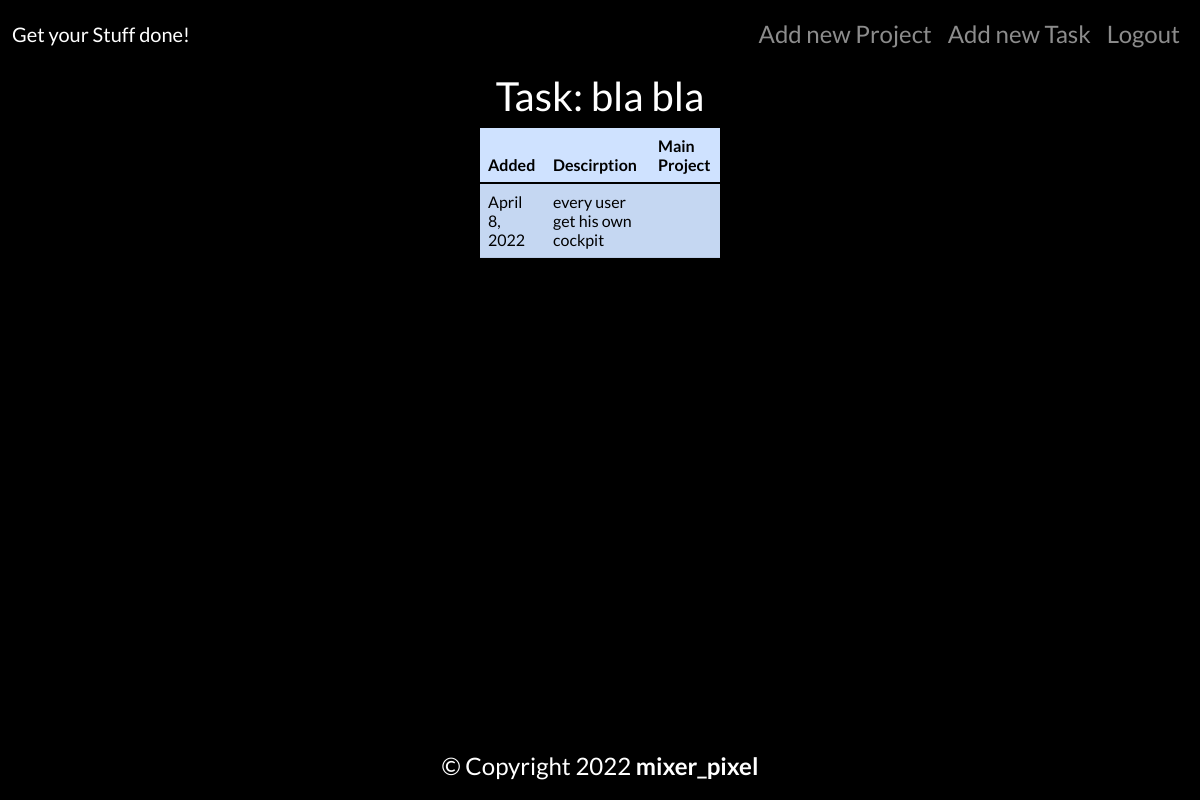
The page /tasklist/2 (signed in) on the database its author committed.
### tasklist/models.py (models this page shows, shortened)
class Task(models.Model):
    title = models.CharField(max_length=100)
    main_project = models.CharField(max_length=100)
    added_date = models.DateField(default = datetime.date.today)
    description = models.CharField(max_length=100)
    STATUS = (
        ('in pipeline', ('in pipeline')),
        ('done', ('done'))
    )
    status = models.CharField(max_length=20, choices=STATUS, default = 'in pipeline')
    added_by = models.CharField(max_length=100)
    PRIO = (
        ('low', ('low')),
        ('regular', ('regular')),
        ('high', ('high')),
    )
    prio = models.CharField(max_length=20, choices=PRIO, default = 'low')
    proceed_till = models.DateField(default = datetime.date.today)

### tasklist/views.py (the view)
# urls.py: path('<int:id>', views.detail, name='detailproj'),
@login_required
def detail(request, id):
    task = get_object_or_404(Task, pk = id)
    return render(request, "tasklist/detail.html", {"task":task})

### tasklist/templates/tasklist/detail.html (shortened to what this page needs)
{% extends "base.html" %}
{% block content %}
<h1>Task: {{task.title}}</h1>
<table id="projecttasks" class="table table-striped table-hover table-primary">
        <thead>
              <tr>
                  <th>Added</th>
                  <th>Descirption</th>
                  <th>Main Project</th>
              </tr>
        </thead>
        <tbody>
            <tr>
                <td>{{task.added_date}}</td>
                <td>{{task.description}}</td>
                <td><a href="{% url 'detailproj' task.main_project.id  %}">{{task.main_project}}</a></td>
            </tr>
        </tbody>
</table>
{% endblock %}

### website/static/website/styles.css (style rules this page uses)
body { font-family:lato; background-color:black; text-align:center; font-size: x-large; color:white; }
#projecttasks { width: 20%; margin-left:40%; }

### rows shown on the page
Task: title "bla bla", added_date "April 8, 2022", description "every user get his own cockpit"
